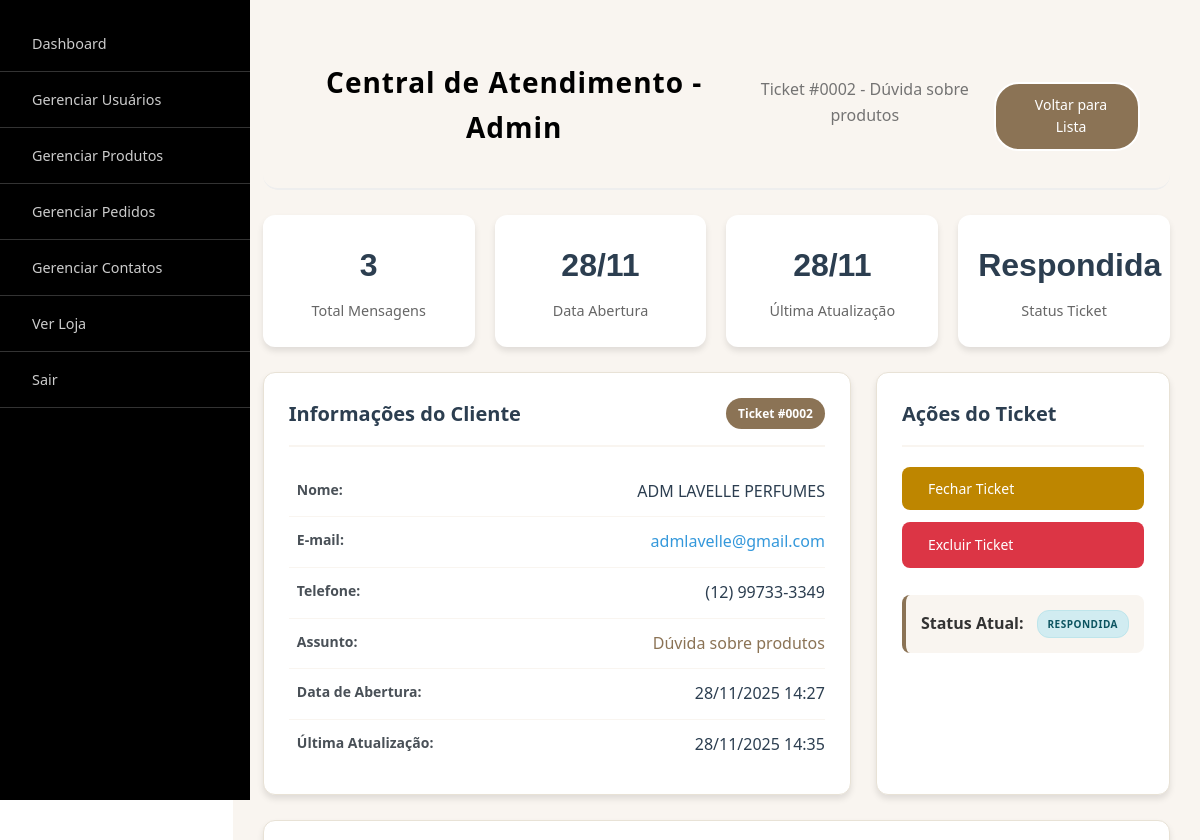
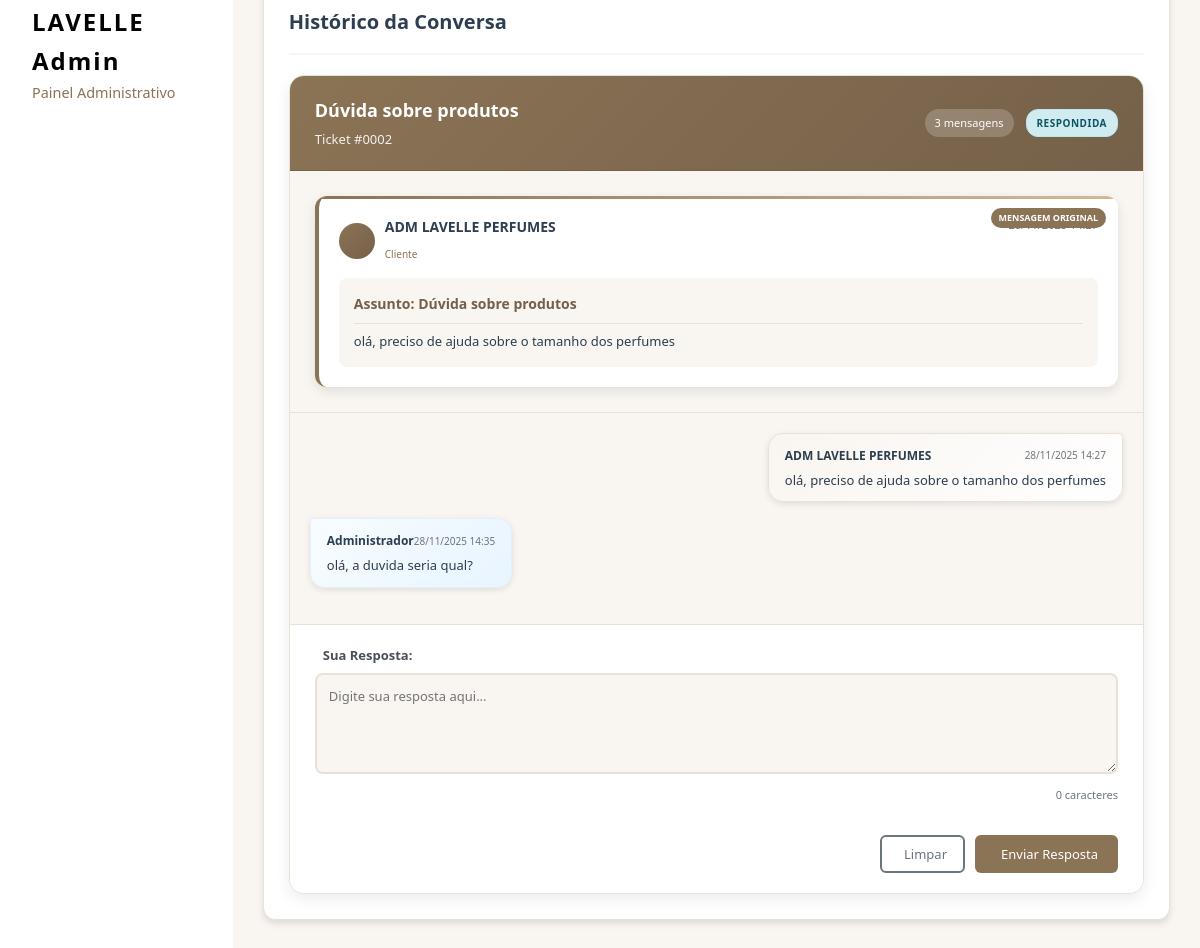
/admin/admin_chat.php?id=2 (signed in), run on the app's committed database (2 pictures, top to bottom).
### tables this page shows
CREATE TABLE `contato_mensagens` (
  `id` int(11) NOT NULL,
  `usuario_id` int(11) DEFAULT NULL,
  `assunto` varchar(255) NOT NULL,
  `mensagem` text NOT NULL,
  `status` enum('aberta','respondida','fechada') DEFAULT 'aberta',
  `prioridade` enum('baixa','media','alta') DEFAULT 'media',
  `created_at` timestamp NOT NULL DEFAULT current_timestamp(),
  `updated_at` timestamp NOT NULL DEFAULT current_timestamp() ON UPDATE current_timestamp()
);

CREATE TABLE `usuarios` (
  `id` int(11) NOT NULL,
  `nome` varchar(100) NOT NULL,
  `email` varchar(150) NOT NULL,
  `senha` varchar(255) NOT NULL,
  `data_cadastro` timestamp NOT NULL DEFAULT current_timestamp(),
  `telefone` varchar(20) DEFAULT NULL,
  `endereco` text DEFAULT NULL,
  `cidade` varchar(100) DEFAULT NULL,
  `estado` varchar(50) DEFAULT NULL,
  `cep` varchar(10) DEFAULT NULL,
  `foto_perfil` varchar(255) DEFAULT NULL,
  `created_at` timestamp NOT NULL DEFAULT current_timestamp()
);

CREATE TABLE `contato_respostas` (
  `id` int(11) NOT NULL,
  `mensagem_id` int(11) DEFAULT NULL,
  `remetente` enum('cliente','admin') NOT NULL,
  `mensagem` text NOT NULL,
  `lida` tinyint(1) DEFAULT 0,
  `created_at` timestamp NOT NULL DEFAULT current_timestamp()
);

### admin/admin_chat.php (the view, shortened to what this page needs)
<?php
$database = new Database();
$db = $database->getConnection();
$mensagem_id = $_GET['id'] ?? 0;
$query_mensagem = "SELECT cm.*, u.nome, u.email, u.telefone
                   FROM contato_mensagens cm
                   LEFT JOIN usuarios u ON cm.usuario_id = u.id
                   WHERE cm.id = ?";
$stmt_mensagem = $db->prepare($query_mensagem);
$stmt_mensagem->execute([$mensagem_id]);
$mensagem = $stmt_mensagem->fetch(PDO::FETCH_ASSOC);
$query_historico = "SELECT * FROM contato_respostas
                    WHERE mensagem_id = ?
                    ORDER BY created_at ASC";
$stmt_historico = $db->prepare($query_historico);
$stmt_historico->execute([$mensagem_id]);
$historico = $stmt_historico->fetchAll(PDO::FETCH_ASSOC);
include 'includes/header.php';
include 'includes/sidebar.php';
?>
<div class="main-content">
    <div class="page-header">
        <h1>Central de Atendimento - Admin</h1>
        <p>Ticket #<?php echo str_pad($mensagem_id, 4, '0', STR_PAD_LEFT); ?> - <?php echo htmlspecialchars($mensagem['assunto']); ?></p>
        <div class="header-actions">
            <a href="admin_contato.php" class="btn-outline">
                <i class="fas fa-arrow-left"></i> Voltar para Lista
            </a>
        </div>
    </div>
    <div class="stats-grid-small">
        <div class="stat-card-small">
            <div class="stat-number"><?php echo count($historico) + 1; ?></div>
            <div class="stat-label">Total Mensagens</div>
        </div>
        <div class="stat-card-small">
            <div class="stat-number"><?php echo date('d/m', strtotime($mensagem['created_at'])); ?></div>
            <div class="stat-label">Data Abertura</div>
        </div>
        <div class="stat-card-small">
            <div class="stat-number"><?php echo date('d/m', strtotime($mensagem['updated_at'])); ?></div>
            <div class="stat-label">Última Atualização</div>
        </div>
        <div class="stat-card-small">
            <div class="stat-number"><?php echo ucfirst($mensagem['status']); ?></div>
            <div class="stat-label">Status Ticket</div>
        </div>
    </div>
    <div class="content-grid">
        <div class="content-card">
            <div class="card-header">
                <h2>Informações do Cliente</h2>
                <span class="ticket-id">Ticket #<?php echo str_pad($mensagem_id, 4, '0', STR_PAD_LEFT); ?></span>
            </div>
            <div class="card-body">
                <div class="info-grid">
                    <div class="info-item">
                        <div class="info-label">
                            Nome:
                        </div>
                        <div class="info-value"><?php echo htmlspecialchars($mensagem['nome'] ?: 'Visitante'); ?></div>
                    </div>
                    <div class="info-item">
                        <div class="info-label">
                            E-mail:
                        </div>
                        <div class="info-value">
                            <?php if($mensagem['email']): ?>
                                <a href="mailto:<?php echo htmlspecialchars($mensagem['email']); ?>" class="email-link">
                                    <?php echo htmlspecialchars($mensagem['email']); ?>
                                </a>
                            <?php else: ?>
                                <span class="text-muted">Não informado</span>
                            <?php endif; ?>
                        </div>
                    </div>
                    <div class="info-item">
                        <div class="info-label">
                            Telefone:
                        </div>
                        <div class="info-value"><?php echo htmlspecialchars($mensagem['telefone'] ?: 'Não informado'); ?></div>
                    </div>
                    <div class="info-item">
                        <div class="info-label">
                            Assunto:
                        </div>
                        <div class="info-value subject-value"><?php echo htmlspecialchars($mensagem['assunto']); ?></div>
                    </div>
                    <div class="info-item">
                        <div class="info-label">
                            Data de Abertura:
                        </div>
                        <div class="info-value">
                            <?php echo date('d/m/Y H:i', strtotime($mensagem['created_at'])); ?>
                        </div>
                    </div>
                    <div class="info-item">
                        <div class="info-label">
                            Última Atualização:
                        </div>
                        <div class="info-value">
                            <?php echo date('d/m/Y H:i', strtotime($mensagem['updated_at'])); ?>
                        </div>
                    </div>
                </div>
            </div>
        </div>
        <div class="content-card">
            <div class="card-header">
                <h2>Ações do Ticket</h2>
            </div>
            <div class="card-body">
                <div class="action-buttons-vertical">
                    <?php if($mensagem['status'] != 'fechada'): ?>
                        <form method="POST" class="action-form">
                            <button type="submit" name="fechar" class="btn-action btn-close" onclick="return confirmarFechamento()">
                                <span>Fechar Ticket</span>
                            </button>
                        </form>
                    <?php endif; ?>
                    <a href="admin_contato.php?excluir_mensagem=<?php echo $mensagem_id; ?>"
                       class="btn-action btn-delete"
                       onclick="return confirmarExclusao(<?php echo $mensagem_id; ?>)">
                        <span>Excluir Ticket</span>
                    </a>
                    <div class="status-info">
                        <div class="current-status">
                            <strong>Status Atual:</strong>
                            <span class="status-badge status-<?php echo $mensagem['status']; ?>">
                                <?php echo ucfirst($mensagem['status']); ?>
                            </span>
                        </div>
                    </div>
                </div>
            </div>
        </div>
    </div>
    <div class="content-card">
        <div class="card-header">
            <h2>Histórico da Conversa</h2>
            <div class="chat-info">
                <span class="messages-count"><?php echo count($historico) + 1; ?> mensagem(ns)</span>
            </div>
        </div>
        <div class="card-body">
            <div class="chat-container">
                <div class="chat-header">
                    <div class="chat-header-content">
                        <div class="chat-title-section">
                            <h2><?php echo htmlspecialchars($mensagem['assunto']); ?></h2>
                            <div class="chat-subtitle">Ticket #<?php echo str_pad($mensagem_id, 4, '0', STR_PAD_LEFT); ?></div>
                        </div>
                        <div class="chat-meta">
                            <span class="messages-count">
                                <?php echo count($historico) + 1; ?> mensagens
                            </span>
                            <span class="status-badge status-<?php echo $mensagem['status']; ?>">
                                <?php echo ucfirst($mensagem['status']); ?>
                            </span>
                        </div>
                    </div>
                </div>
                <div class="original-message-section">
                    <div class="original-message-card">
                        <span class="original-badge">Mensagem Original</span>
                        <div class="message-header">
                            <div class="message-sender-info">
                                <div class="sender-avatar">
                                </div>
                                <div class="sender-details">
                                    <h4><?php echo htmlspecialchars($mensagem['nome'] ?: 'Cliente'); ?></h4>
                                    <span class="sender-role">Cliente</span>
                                </div>
                            </div>
                            <div class="message-time">
                            </div>
                        </div>
                        <div class="message-content">
                            <div class="message-subject">
                                <strong>Assunto:</strong> <?php echo htmlspecialchars($mensagem['assunto']); ?>
                            </div>
                            <div class="message-text">
                                <?php echo nl2br(htmlspecialchars($mensagem['mensagem'])); ?>
                            </div>
                        </div>
                    </div>
                </div>
                <?php if(!empty($historico)): ?>
                    <div class="chat-messages" id="chatMessages">
                        <?php foreach($historico as $msg): ?>
                            <div class="message <?php echo $msg['remetente']; ?>">
                                <div class="message-bubble">
                                    <div class="message-bubble-header">
                                        <div class="bubble-sender">
                                            <?php if($msg['remetente'] == 'admin'): ?>
                                                Administrador
                                            <?php else: ?>
                                                <?php echo htmlspecialchars($mensagem['nome'] ?: 'Cliente'); ?>
                                            <?php endif; ?>
                                        </div>
                                        <div class="bubble-time">
                                            <?php echo date('d/m/Y H:i', strtotime($msg['created_at'])); ?>
                                        </div>
                                    </div>
                                    <div class="bubble-text">
                                        <?php echo nl2br(htmlspecialchars($msg['mensagem'])); ?>
                                    </div>
                                </div>
                            </div>
                        <?php endforeach; ?>
                    </div>
                <?php endif; ?>
                <?php if($mensagem['status'] != 'fechada'): ?>
                <div class="chat-form">
                    <form method="POST" id="respostaForm">
                        <div class="form-group">
                            <label for="resposta">
                                Sua Resposta:
                            </label>
                            <textarea name="resposta" id="resposta" class="form-control" rows="4"
                                      placeholder="Digite sua resposta aqui..." required></textarea>
                            <div class="char-count">
                                <span id="charCount">0</span> caracteres
                            </div>
                        </div>
                        <div class="form-actions">
                            <button type="button" class="btn-outline-secondary" onclick="limparResposta()">
                                <i class="fas fa-eraser"></i> Limpar
                            </button>
                            <button type="submit" name="responder" class="btn">
                                <i class="fas fa-paper-plane"></i> Enviar Resposta
                            </button>
                        </div>
                    </form>
                </div>
                <?php endif; ?>
            </div>
        </div>
    </div>
</div>
<?php include 'includes/footer.php'; ?>

### admin/css/style.css (style rules this page uses)
* { margin: 0; padding: 0; box-sizing: border-box; font-family: "Segoe UI", Tahoma, Geneva, Verdana, sans-serif; }
body { background-color: #f9f5f0; color: #333; line-height: 1.6; }
.main-content { flex: 1; padding: 2rem; }
.page-header { display: flex; justify-content: space-between; align-items: center; margin-bottom: 2rem; padding-bottom: 1rem; border-bottom: 2px solid #eee; }
.page-header h1 { font-size: 2rem; color: #000; letter-spacing: 1px; }
.page-header p { color: #666; margin-top: 0.5rem; }
.btn-outline { background: transparent; border: 2px solid #000; color: #000; padding: 0.75rem 1.5rem; border-radius: 25px; cursor: pointer; font-size: 0.9rem; font-weight: 500; transition: all 0.3s; text-decoration: none; }
.stat-number { font-size: 1.8rem; font-weight: bold; color: #000; margin-bottom: 0.25rem; }
.stat-label { color: #666; font-size: 0.9rem; }
.content-grid { display: grid; grid-template-columns: 2fr 1fr; gap: 2rem; }
.content-card { background: white; padding: 2rem; border-radius: 10px; box-shadow: 0 5px 15px rgba(0, 0, 0, 0.1); }
.card-header { display: flex; justify-content: space-between; align-items: center; margin-bottom: 1.5rem; padding-bottom: 1rem; border-bottom: 1px solid #eee; }
.card-header h2 { font-size: 1.3rem; color: #000; }
.btn-edit, .btn-delete { padding: 0.5rem 1rem; border: none; border-radius: 5px; cursor: pointer; font-size: 0.8rem; font-weight: 500; transition: all 0.3s; }
.btn-delete { background: #dc3545; color: white; }
.form-group { margin-bottom: 1.5rem; }
.form-group label { display: block; margin-bottom: 0.5rem; color: #000; font-weight: 500; }
.form-actions { display: flex; justify-content: flex-end; gap: 1rem; margin-top: 2rem; }
.status-badge { padding: 0.25rem 0.75rem; border-radius: 15px; font-size: 0.8rem; font-weight: 500; display: inline-block; }

### data on the page
contato_mensagens: assunto "Dúvida sobre produtos", created_at "28/11", updated_at "28/11", status "Respondida", usuario.nome "ADM LAVELLE PERFUMES", usuario.email "admlavelle@gmail.com", usuario.telefone "(12) 99733-3349", created_at "28/11/2025 14:27", updated_at "28/11/2025 14:35", status "RESPONDIDA", mensagem "olá, preciso de ajuda sobre o tamanho dos perfumes"
contato_respostas: created_at "28/11/2025 14:27", mensagem "olá, preciso de ajuda sobre o tamanho dos perfumes"
usuarios: nome "ADM LAVELLE PERFUMES"
contato_respostas: remetente "Administrador", created_at "28/11/2025 14:35", mensagem "olá, a duvida seria qual?"

### other printed values
str_pad($mensagem_id, 4, '0', STR_PAD_LEFT) "0002"
count($historico) + 1 "3"
